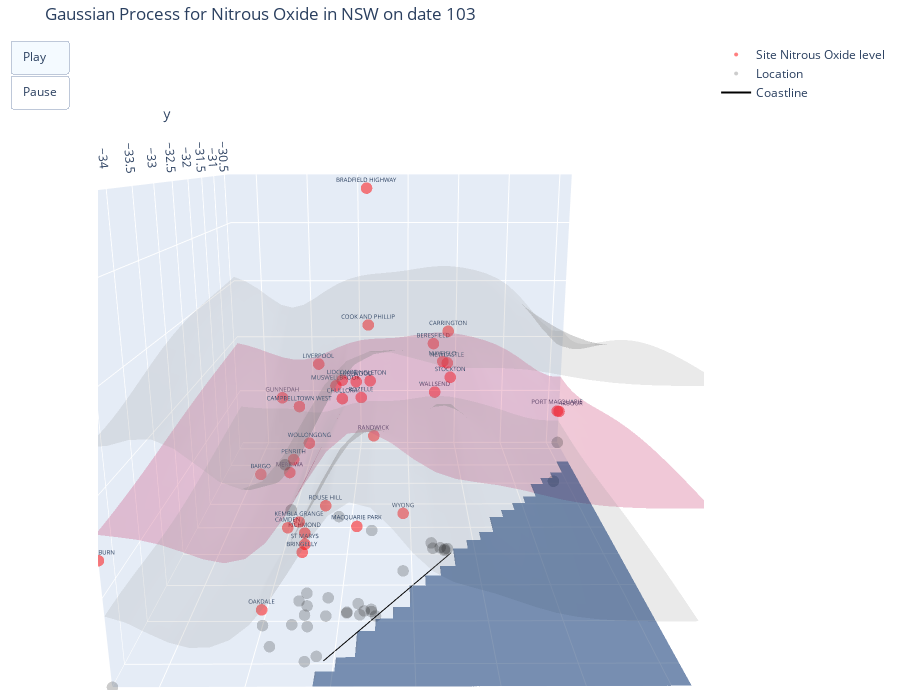

The cell this chart's notebook holds for it:
### Code cell
# Create Gaussian process object - Have to update hyperparameter initialisation for ARD (multiple lengthscales)
sgphmc = SGP(df, target_var, target_name, long_low, long_up, lat_low, lat_up, 
          date, cov_func_name)

# Load temporal hyperparameter samples from HMC
sgphmc.load_hp_samps(shphmcdf)

# Set Gaussian process to use posterior means of hyperparameters
sgphmc.set_post_mean()
sgphmc.plot_preds()

### Figure 1 — Plotly figure (JSON) as saved in the notebook; plotly's stock layout.template omitted (floating-point values rounded to 4 significant figures; data arrays with more than 128 entries replaced by an {"elided": "..."} marker saying what was removed)
{"data": [{"hoverinfo": "skip", "marker": {"color": "red", "opacity": 0.5, "size": 4}, "mode": "markers+text", "name": "Site Nitrous Oxide level", "text": [["BARGO"], ["BERESFIELD"], ["BRADFIELD HIGHWAY"], ["BRINGELLY"], ["CAMDEN"], ["CAMPBELLTOWN WEST"], ["CARRINGTON"], ["CHULLORA"], ["COFFS HARBOUR"], ["COOK AND PHILLIP"], ["EARLWOOD"], ["GOULBURN"], ["GUNNEDAH"], ["KEMBLA GRANGE"], ["LIDCOMBE"], ["LIVERPOOL"], ["MACQUARIE PARK"], ["MAYFIELD"], ["MERRIWA"], ["MUSWELLBROOK"], ["NEWCASTLE"], ["OAKDALE"], ["PENRITH"], ["PORT MACQUARIE"], ["RANDWICK"], ["RICHMOND"], ["ROUSE HILL"], ["ROZELLE"], ["SINGLETON"], ["ST MARYS"], ["STOCKTON"], ["WALLSEND"], ["WOLLONGONG"], ["WYONG"]], "textfont": {"size": 6}, "type": "scatter3d", "x": [150.6, 151.7, 151.2, 150.8, 150.7, 150.8, 151.8, 151.0, 153.1, 151.2, 151.1, 149.7, 150.3, 150.8, 151.0, 150.9, 151.1, 151.7, 150.5, 150.9, 151.8, 150.5, 150.7, 152.9, 151.2, 150.7, 150.9, 151.2, 151.2, 150.8, 151.8, 151.7, 150.9, 151.4], "y": [-34.31, -32.8, -33.84, -33.92, -34.04, -34.07, -32.91, -33.89, -30.3, -33.87, -33.92, -34.73, -30.98, -34.47, -33.88, -33.93, -33.77, -32.89, -32.13, -32.27, -32.93, -34.05, -33.73, -31.45, -33.93, -33.62, -33.68, -33.86, -32.56, -33.8, -32.9, -32.89, -34.42, -33.28], "z": [1, 1.4, 2.4, 0.4, 0.6, 1.3, 1.5, 1.3, 0.3, 1.7, 1.4, 0.7, 0.6, 0.8, 1.4, 1.5, 0.5, 1.3, 0.3, 1, 1.3, 0.1, 0.9, 0.6, 1.1, 0.4, 0.6, 1.3, 1.1, 0.4, 1.2, 1.1, 1.2, 0.4]}, {"hoverinfo": "skip", "opacity": 0.3, "showscale": false, "surfacecolor": {"elided": "30x30 int values"}, "type": "surface", "x": [149.7, 149.8, 150.0, 150.1, 150.2, 150.3, 150.4, 150.5, 150.7, 150.8, 150.9, 151.0, 151.1, 151.2, 151.4, 151.5, 151.6, 151.7, 151.8, 151.9, 152.1, 152.2, 152.3, 152.4, 152.5, 152.6, 152.8, 152.9, 153.0, 153.1], "y": [-34.73, -34.58, -34.43, -34.28, -34.12, -33.97, -33.82, -33.66, -33.51, -33.36, -33.2, -33.05, -32.9, -32.75, -32.59, -32.44, -32.29, -32.13, -31.98, -31.83, -31.68, -31.52, -31.37, -31.22, -31.06, -30.91, -30.76, -30.6, -30.45, -30.3], "z": {"elided": "30x30 float values"}}, {"colorscale": [[0, "rgb(255,255,255)"], [0.125, "rgb(240,240,240)"], [0.25, "rgb(217,217,217)"], [0.375, "rgb(189,189,189)"], [0.5, "rgb(150,150,150)"], [0.625, "rgb(115,115,115)"], [0.75, "rgb(82,82,82)"], [0.875, "rgb(37,37,37)"], [1, "rgb(0, 0, 0)"]], "hoverinfo": "skip", "opacity": 0.2, "showscale": false, "surfacecolor": {"elided": "30x30 int values"}, "type": "surface", "x": [149.7, 149.8, 150.0, 150.1, 150.2, 150.3, 150.4, 150.5, 150.7, 150.8, 150.9, 151.0, 151.1, 151.2, 151.4, 151.5, 151.6, 151.7, 151.8, 151.9, 152.1, 152.2, 152.3, 152.4, 152.5, 152.6, 152.8, 152.9, 153.0, 153.1], "y": [-34.73, -34.58, -34.43, -34.28, -34.12, -33.97, -33.82, -33.66, -33.51, -33.36, -33.2, -33.05, -32.9, -32.75, -32.59, -32.44, -32.29, -32.13, -31.98, -31.83, -31.68, -31.52, -31.37, -31.22, -31.06, -30.91, -30.76, -30.6, -30.45, -30.3], "z": {"elided": "30x30 float values"}}, {"colorscale": [[0, "rgb(255,255,255)"], [0.125, "rgb(240,240,240)"], [0.25, "rgb(217,217,217)"], [0.375, "rgb(189,189,189)"], [0.5, "rgb(150,150,150)"], [0.625, "rgb(115,115,115)"], [0.75, "rgb(82,82,82)"], [0.875, "rgb(37,37,37)"], [1, "rgb(0, 0, 0)"]], "hoverinfo": "skip", "opacity": 0.2, "showscale": false, "surfacecolor": {"elided": "30x30 int values"}, "type": "surface", "x": [149.7, 149.8, 150.0, 150.1, 150.2, 150.3, 150.4, 150.5, 150.7, 150.8, 150.9, 151.0, 151.1, 151.2, 151.4, 151.5, 151.6, 151.7, 151.8, 151.9, 152.1, 152.2, 152.3, 152.4, 152.5, 152.6, 152.8, 152.9, 153.0, 153.1], "y": [-34.73, -34.58, -34.43, -34.28, -34.12, -33.97, -33.82, -33.66, -33.51, -33.36, -33.2, -33.05, -32.9, -32.75, -32.59, -32.44, -32.29, -32.13, -31.98, -31.83, -31.68, -31.52, -31.37, -31.22, -31.06, -30.91, -30.76, -30.6, -30.45, -30.3], "z": {"elided": "30x30 float values"}}, {"hoverinfo": "skip", "marker": {"color": "black", "opacity": 0.2, "size": 4}, "mode": "markers", "name": "Location", "type": "scatter3d", "x": [150.6, 151.7, 151.2, 150.8, 150.7, 150.8, 151.8, 151.0, 153.1, 151.2, 151.1, 149.7, 150.3, 150.8, 151.0, 150.9, 151.1, 151.7, 150.5, 150.9, 151.8, 150.5, 150.7, 152.9, 151.2, 150.7, 150.9, 151.2, 151.2, 150.8, 151.8, 151.7, 150.9, 151.4], "y": [-34.31, -32.8, -33.84, -33.92, -34.04, -34.07, -32.91, -33.89, -30.3, -33.87, -33.92, -34.73, -30.98, -34.47, -33.88, -33.93, -33.77, -32.89, -32.13, -32.27, -32.93, -34.05, -33.73, -31.45, -33.93, -33.62, -33.68, -33.86, -32.56, -33.8, -32.9, -32.89, -34.42, -33.28], "z": [0, 0, 0, 0, 0, 0, 0, 0, 0, 0, 0, 0, 0, 0, 0, 0, 0, 0, 0, 0, 0, 0, 0, 0, 0, 0, 0, 0, 0, 0, 0, 0, 0, 0]}, {"hoverinfo": "skip", "line": {"color": "black", "width": 2}, "mode": "lines", "name": "Coastline", "type": "scatter3d", "x": [151.8, 150.9], "y": [-32.98, -34.47], "z": [0, 0, 0]}, {"colorscale": [[0, "rgb(247,251,255)"], [0.125, "rgb(222,235,247)"], [0.25, "rgb(198,219,239)"], [0.375, "rgb(158,202,225)"], [0.5, "rgb(107,174,214)"], [0.625, "rgb(66,146,198)"], [0.75, "rgb(33,113,181)"], [0.875, "rgb(8,81,156)"], [1, "rgb(8,48,107)"]], "hoverinfo": "skip", "opacity": 0.5, "showscale": false, "surfacecolor": {"elided": "30x30 bool values"}, "type": "surface", "x": [149.7, 149.8, 150.0, 150.1, 150.2, 150.3, 150.4, 150.5, 150.7, 150.8, 150.9, 151.0, 151.1, 151.2, 151.4, 151.5, 151.6, 151.7, 151.8, 151.9, 152.1, 152.2, 152.3, 152.4, 152.5, 152.6, 152.8, 152.9, 153.0, 153.1], "y": [-34.73, -34.58, -34.43, -34.28, -34.12, -33.97, -33.82, -33.66, -33.51, -33.36, -33.2, -33.05, -32.9, -32.75, -32.59, -32.44, -32.29, -32.13, -31.98, -31.83, -31.68, -31.52, -31.37, -31.22, -31.06, -30.91, -30.76, -30.6, -30.45, -30.3], "z": {"elided": "30x30 int values"}}], "layout": {"height": 700, "margin": {"b": 10, "l": 10, "r": 10, "t": 40}, "scene": {"aspectmode": "manual", "aspectratio": {"x": 0.8432, "y": 1, "z": 0.7}, "camera": {"center": {"x": 0, "y": 0, "z": 0}, "eye": {"x": -0.005836, "y": -1.481, "z": 0.3982}, "projection": {"type": "perspective"}, "up": {"x": 0, "y": 0, "z": 1}}, "xaxis": {"range": [149.7, 153.1], "showspikes": false, "type": "linear"}, "yaxis": {"range": [-34.73, -30.3], "showspikes": false, "type": "linear"}, "zaxis": {"range": [0, 2.4], "showspikes": false, "type": "linear"}}, "title": {"text": "Gaussian Process for Nitrous Oxide in NSW on date 103"}, "updatemenus": [{"buttons": [{"args": [null], "label": "Play", "method": "animate"}, {"args": [null, {"frame": {"duration": 0, "redraw": false}, "mode": "immediate", "transition": {"duration": 0}}], "label": "Pause", "method": "animate"}], "type": "buttons"}], "width": 900}}
